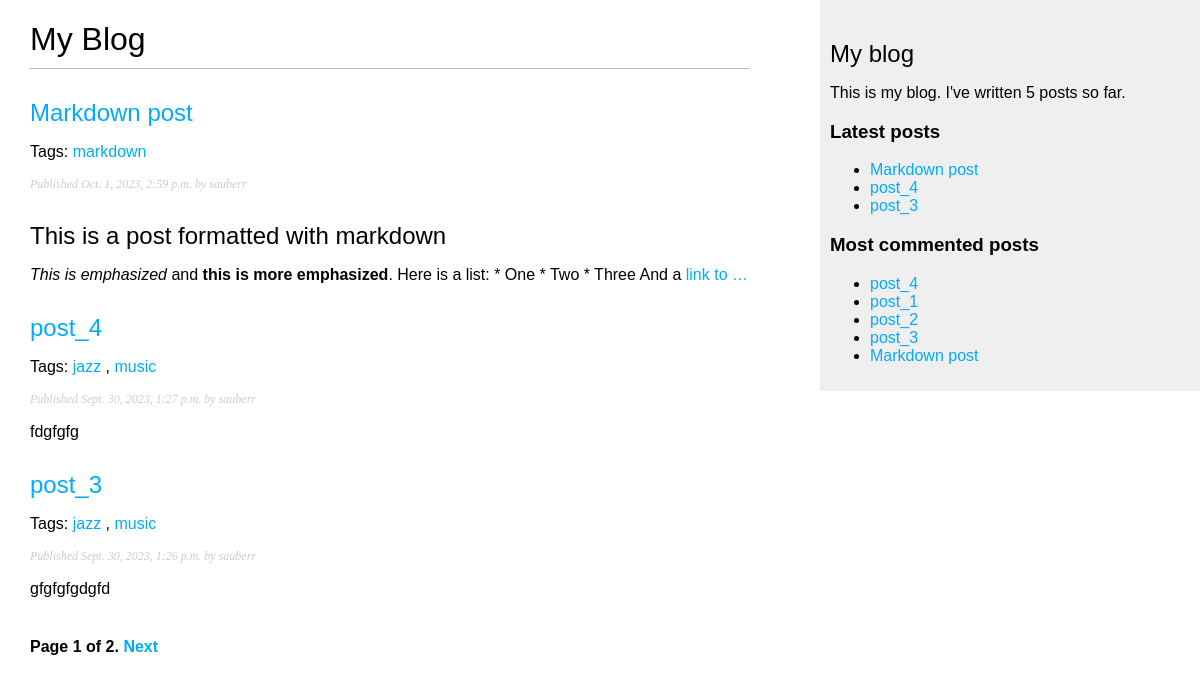
Screenshot of /blog/ with the database file from the repository.
### blog/models.py (models this page shows, shortened)
class Post(models.Model):
    class Status(models.TextChoices):
        DRAFT = 'DF', 'Draft'
        PUBLISHED = 'PD', 'Published'
    tags = TaggableManager()
    title = models.CharField(max_length=250)
    slug = models.SlugField(max_length=250, unique_for_date='publish')
    author = models.ForeignKey(User, on_delete=models.CASCADE,
                               related_name='blog_posts')
    body = models.TextField()
    publish = models.DateTimeField(default=timezone.now)
    created = models.DateTimeField(auto_now_add=True)
    updated = models.DateTimeField(auto_now=True)
    status = models.CharField(max_length=2, choices=Status.choices,
                              default=Status.DRAFT)
    objects = models.Manager() # The default manager.
    published = PublishManager() # Our custom manager.
    class Meta:
        ordering = ['-publish']
        indexes = [
            models.Index(fields=['-publish'])
        ]
    def get_absolute_url(self):
        return reverse("blog:post_detail", args=[self.publish.year,
                                                 self.publish.month,
                                                 self.publish.day,
                                                 self.slug])

### blog/views.py (the view)
# urls.py: path('', views.post_list, name='post_list'),
def post_list(request, tag_slug=None):
    post_list = Post.published.all()
    tag = None
    if tag_slug:
        tag = get_object_or_404(Tag, slug=tag_slug)
        post_list = post_list.filter(tags__in=[tag])
    paginator = Paginator(post_list, 3)
    page_number = request.GET.get('page', 1)
    try:
        posts = paginator.page(page_number)
    except PageNotAnInteger:
        posts = paginator.page(1)
    except EmptyPage:
        posts = paginator.page(paginator.num_pages)
    return render(request, 'blog/post/list.html', {'posts': posts, 'tag': tag})

### blog/models.py (called while the page is built)
    def get_queryset(self):
        return super().get_queryset().filter(status=Post.Status.PUBLISHED)

### blog/templatetags/blog_tags.py (called while the page is built)
@register.simple_tag
def total_posts():
    return Post.published.count()

@register.inclusion_tag('blog/post/latest_posts.html')
def show_latest_posts(count=5):
    latest_posts = Post.published.order_by('-publish')[:count]
    return {'latest_posts': latest_posts}

@register.simple_tag
def get_most_commented_posts(count=5):
    return Post.published.annotate(total_comments=Count('comments')).order_by('-total_comments')[:count]

@register.filter(name='markdown')
def markdown_format(text):
    return mark_safe(markdown.markdown(text))

### blog/templates/blog/post/list.html (shortened to what this page needs)
{% extends "blog/base.html" %}
{% load blog_tags %}
{% block content %}
 <h1>My Blog</h1>
 {% for post in posts %}
 <h2>
 <a href="{{ post.get_absolute_url }}">
 {{ post.title }}
 </a>
 </h2>
  <p class="tags">
 Tags:
 {% for tag in post.tags.all %}
 <a href="{% url 'blog:post_list_by_tag' tag.slug %}">
 {{ tag.name }}
 </a>
 {% if not forloop.last %}, {% endif %}
 {% endfor %}
 </p>
 <p class="date">
 Published {{ post.publish }} by {{ post.author }}
 </p>
 {{ post.body|markdown|truncatewords_html:30 }}
 {% endfor %}
{% include "pagination.html" with page=posts %}
{% endblock %}

### blog/templates/blog/base.html (shortened to what this page needs)
{% load blog_tags %}
{% load static %}
<!DOCTYPE html>
<html>
<head>
 <link href="{% static 'css/blog.css' %}" rel="stylesheet">
</head>
<body>
 <div id="content">
 {% block content %}
 {% endblock %}
 </div>
 <div id="sidebar">
 <h2>My blog</h2>
 <p>This is my blog.
  I've written {% total_posts %} posts so far.
 </p>
  <h3>Latest posts</h3>
  {% show_latest_posts 3 %}
   <h3>Most commented posts</h3>
  {% get_most_commented_posts as most_commented_posts %}
  <ul>
  {% for post in most_commented_posts %}
  <li>
  <a href="{{ post.get_absolute_url }}">{{ post.title }}</a>
  </li>
  {% endfor %}
 </div>
</body>
</html>

### blog/templates/pagination.html (shortened to what this page needs)
<div class="pagination">
 <span class="step-links">
 <span class="current">
 Page {{ page.number }} of {{ page.paginator.num_pages }}.
 </span>
 {% if page.has_next %}
 <a href="?page={{ page.next_page_number }}">Next</a>
 {% endif %}
 </span>
 </div>

### blog/templates/blog/post/latest_posts.html
<ul>
 {% for post in latest_posts %}
 <li>
 <a href="{{ post.get_absolute_url }}">{{ post.title }}</a>
 </li>
 {% endfor %}
</ul>

### blog/static/css/blog.css (style rules this page uses)
body { margin:0; padding:0; font-family:helvetica, sans-serif; }
a { color:#00abff; text-decoration:none; }
h1 { font-weight:normal; border-bottom:1px solid #bbb; padding:0 0 10px 0; }
h2 { font-weight:normal; margin:30px 0 0; }
#content { float:left; width:60%; padding:0 0 0 30px; }
#sidebar { float:right; width:30%; padding:10px; background:#efefef; height:100%; }
p.date { color:#ccc; font-family: georgia, serif; font-size: 12px; font-style: italic; }
.pagination { margin:40px 0; font-weight:bold; }

### rows the page displays
Post: title "Markdown post", publish "Oct. 1, 2023, 2:59 p.m.", author "sauberr", body "This is a post formatted with markdown This is emphasized and this is more emphasized . Here is a list: * One * Two * Three And a link to …"
Tag: name "markdown"
Post: title "post_4", publish "Sept. 30, 2023, 1:27 p.m.", author "sauberr", body "fdgfgfg"
Tag: name "jazz"
Tag: name "music"
Post: title "post_3", publish "Sept. 30, 2023, 1:26 p.m.", author "sauberr", body "gfgfgfgdgfd"
Post: title "post_1"
Post: title "post_2"

### other values shown
{{ page.number }} "1"
{{ page.paginator.num_pages }} "2"
